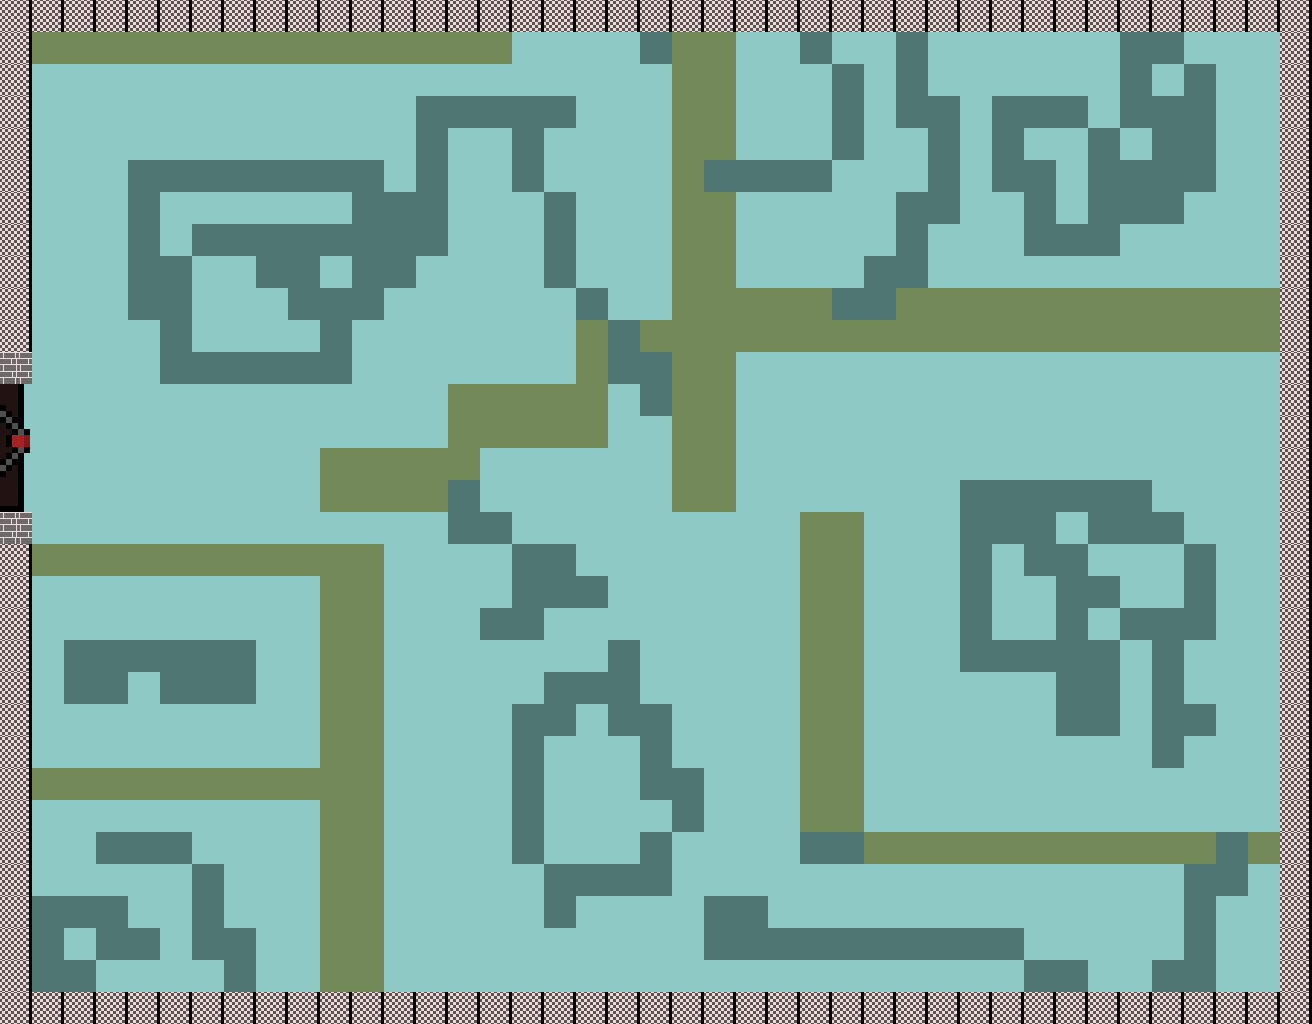

The image is a tile-based game level rendered from a .tmx file. Its description and source (layers, tilesets, objects; grid data summarised) follow:
An orthogonal 41x32 tile map with 32x32 px tiles, 3 tile layers (Floor, Boarder, Door), 6 tilesets.

<map version="1.0" tiledversion="1.1.6" orientation="orthogonal" renderorder="right-down" width="41" height="32" tilewidth="32" tileheight="32" infinite="0" nextobjectid="1">
 <tileset firstgid="1" name="New Piskel (3)" tilewidth="32" tileheight="32" tilecount="1" columns="1">
  <image source="New Piskel (3).png" width="32" height="32" />
 </tileset>
 <tileset firstgid="2" name="New Piskel (5)" tilewidth="32" tileheight="32" tilecount="1" columns="1">
  <image source="New Piskel (5).png" width="32" height="32" />
 </tileset>
 <tileset firstgid="3" name="New Piskel (6)" tilewidth="32" tileheight="32" tilecount="1" columns="1">
  <image source="New Piskel (6).png" width="32" height="32" />
 </tileset>
 <tileset firstgid="4" name="New Piskel (7)" tilewidth="32" tileheight="32" tilecount="1" columns="1">
  <image source="New Piskel (7).png" width="32" height="32" />
 </tileset>
 <tileset firstgid="5" name="tile" tilewidth="32" tileheight="32" tilecount="9" columns="3">
  <image source="tile.png" width="96" height="96" />
 </tileset>
 <tileset firstgid="14" name="LockedDoor" tilewidth="32" tileheight="32" tilecount="25" columns="5">
  <image source="LockedDoor.png" width="190" height="190" />
 </tileset>
 <layer name="Floor" width="41" height="32">
  <data>[1312 cells, 1174 non-empty, 3 distinct tile ids]</data>
 </layer>
 <layer name="Boarder" width="41" height="32">
  <data>[1312 cells, 149 non-empty, 3 distinct tile ids]</data>
 </layer>
 <layer name="Door" width="41" height="32">
  <data>[1312 cells, 4 non-empty, 4 distinct tile ids]</data>
 </layer>
</map>
